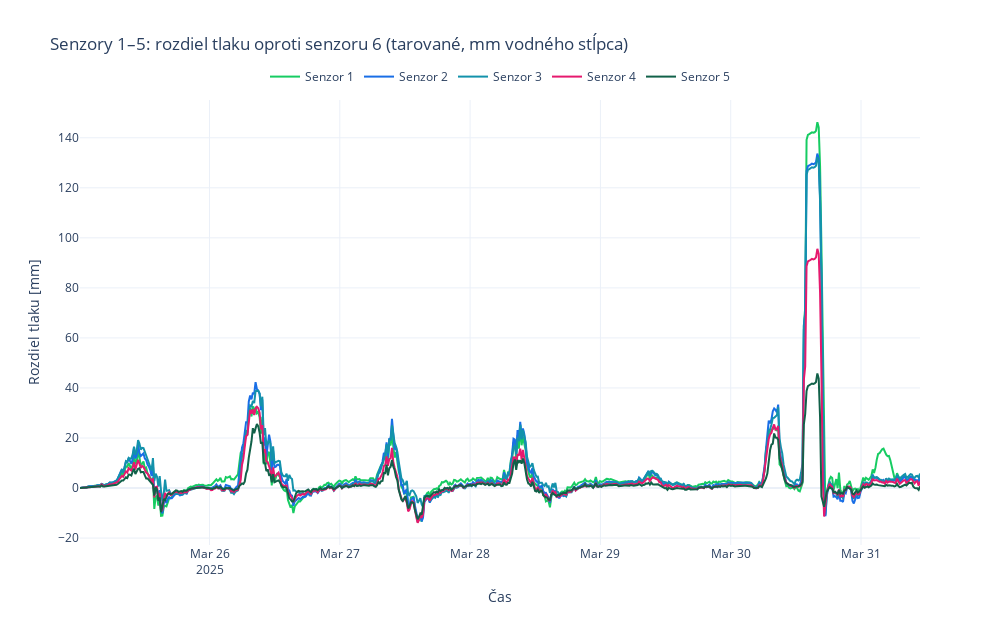

Source (notebook cell):
### Code cell
import pandas as pd
import plotly.graph_objects as go

# Ensure timezone-aware timestamps
df['timestamp'] = pd.to_datetime(df['timestamp'], utc=True)

# Filter data from March 25, 2025
ref_df = df[df['timestamp'] >= pd.Timestamp("2025-03-25T00:00:00Z")].copy()

# Reference column (sensor 6)
ref_col = '6.pv0'
if ref_col not in ref_df.columns:
    raise ValueError("Reference sensor 6.pv0 not found in data.")

# Subtract sensor 6.pv0 from sensors 1–5, then tare, then divide by 9.81
adjusted_data = {}
for i in range(1, 6):
    col = f"{i}.pv0"
    if col in ref_df.columns:
        diff = ref_df[col] - ref_df[ref_col]
        tared = (diff - diff.iloc[0]) / 9.81  # Tare and convert to mm
        adjusted_data[f"{i}"] = tared

# Plotting
sensor_colors = {
    "1": "#16CC62",
    "2": "#196EE6",
    "3": "#1392AB",
    "4": "#E6196E",
    "5": "#116149",
    "6": "#E65D19",
    "7": "#8A27A5",
    "8": "#C10422"
}

fig = go.Figure()

for sensor_id, series in adjusted_data.items():
    fig.add_trace(go.Scatter(
        x=ref_df['timestamp'],
        y=series,
        mode='lines',
        name=f"Senzor {sensor_id}",
        line=dict(color=sensor_colors[sensor_id])
    ))

fig.update_layout(
    title="Senzory 1–5: rozdiel tlaku oproti senzoru 6 (tarované, mm vodného stĺpca)",
    xaxis_title="Čas",
    yaxis_title="Rozdiel tlaku [mm]",
    width=1000,
    height=625,
    template="plotly_white",
    legend=dict(
        orientation="h",
        yanchor="bottom",
        y=1.02,
        xanchor="center",
        x=0.5
    )
)

fig.show()

### Figure 1 — Plotly figure (JSON) as saved in the notebook; plotly's stock layout.template omitted (floating-point values rounded to 4 significant figures; data arrays with more than 128 entries replaced by an {"elided": "..."} marker saying what was removed)
{"data": [{"line": {"color": "#16CC62"}, "mode": "lines", "name": "Senzor 1", "type": "scatter", "x": {"elided": "621 str values"}, "y": {"elided": "621 float values"}}, {"line": {"color": "#196EE6"}, "mode": "lines", "name": "Senzor 2", "type": "scatter", "x": {"elided": "621 str values"}, "y": {"elided": "621 float values"}}, {"line": {"color": "#1392AB"}, "mode": "lines", "name": "Senzor 3", "type": "scatter", "x": {"elided": "621 str values"}, "y": {"elided": "621 float values"}}, {"line": {"color": "#E6196E"}, "mode": "lines", "name": "Senzor 4", "type": "scatter", "x": {"elided": "621 str values"}, "y": {"elided": "621 float values"}}, {"line": {"color": "#116149"}, "mode": "lines", "name": "Senzor 5", "type": "scatter", "x": {"elided": "621 str values"}, "y": {"elided": "621 float values"}}], "layout": {"height": 625, "legend": {"orientation": "h", "x": 0.5, "xanchor": "center", "y": 1.02, "yanchor": "bottom"}, "title": {"text": "Senzory 1–5: rozdiel tlaku oproti senzoru 6 (tarované, mm vodného stĺpca)"}, "width": 1000, "xaxis": {"title": {"text": "Čas"}}, "yaxis": {"title": {"text": "Rozdiel tlaku [mm]"}}}}
